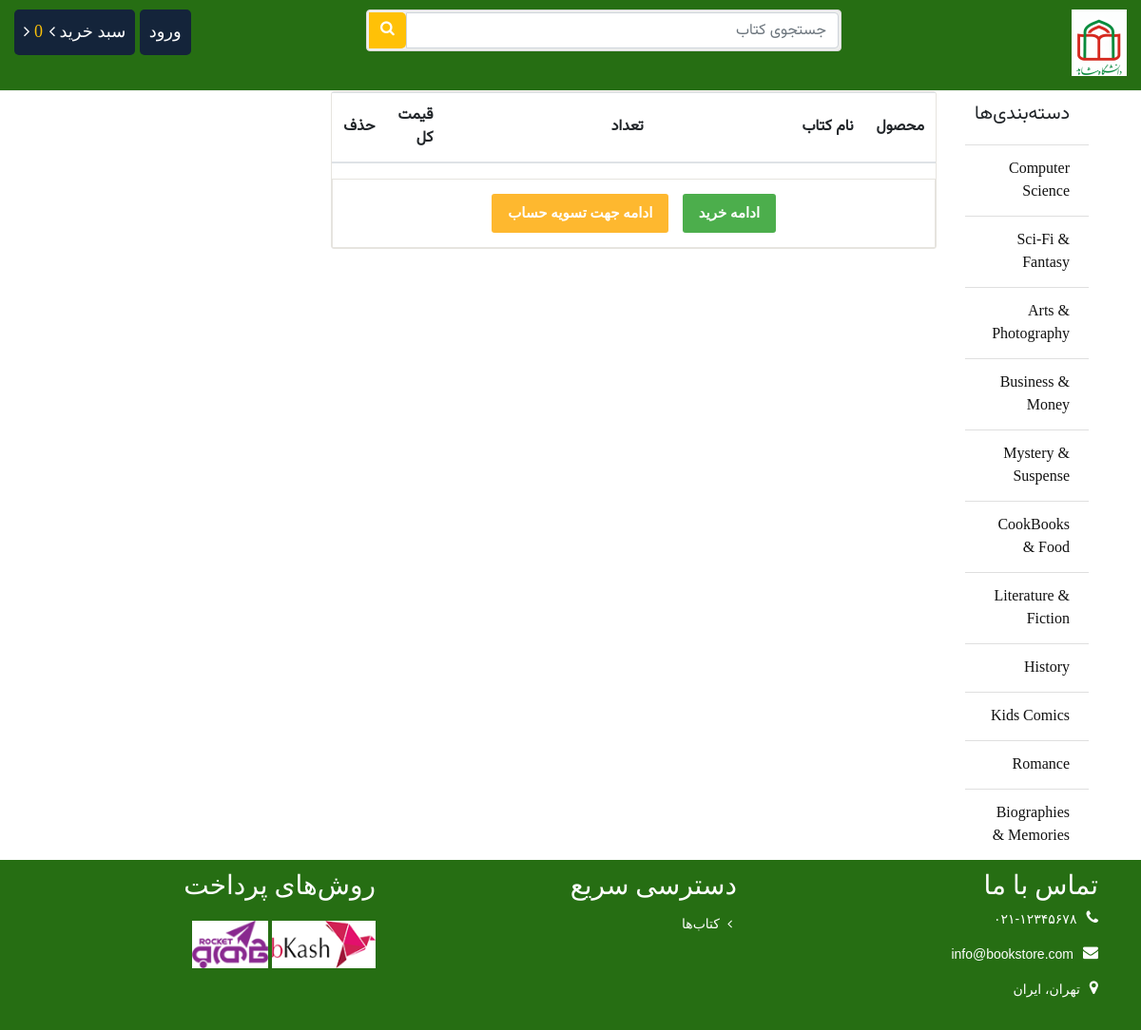
Page /cart/ on the committed database.
### store/models.py (models this page shows, shortened)
class Category(models.Model):
	name = models.CharField(max_length = 100)
	slug = models.SlugField(max_length = 150, unique=True ,db_index=True)
	icon = models.FileField(upload_to = "category/")
	create_at = models.DateTimeField(auto_now_add = True)
	updated_at = models.DateTimeField(auto_now_add = True)

### cart/views.py (the view)
# urls.py: path('', views.cart_details, name='cart_details'),
def cart_details(request):
	cart = Cart(request)
	context = {
		"cart": cart,
	}
	return render(request, 'cart/cart.html', context)

### cart/cart.py (called while the page is built)
    def __len__(self):
        return sum(item['quantity'] for item in self.cart.values())

### store/context_processors.py (called while the page is built)
def sidebar(request):
	categories = Category.objects.all()
	context = {
		"cat":categories
	}
	return context

def cart(request):
	cart = Cart(request)
	context = {
		"cart": cart
	}
	return context

### cart/templates/cart/cart.html (shortened to what this page needs)
{% extends 'store/base.html' %}
{% block container %}
<div class="row">
    <div class="col-sm-8">
        <div class="cart_info">
            <table class="table table-hover">
                <thead class="text-center">
                    <tr>
                        <th scope="col">محصول</th>
                        <th scope="col" style="width: 250px">نام کتاب</th>
                        <th scope="col" style="width: 250px">تعداد</th>
                        <th scope="col">قیمت کل</th>
                        <th scope="col">حذف</th>
                    </tr>
                </thead>
            </table>
            <div class="continue_or_next text-center">
                <a href="{% url 'store:index' %}" class="btn _to_shope">ادامه خرید</a>
                <a href="{% url 'order:order_create' %}" class="btn _to_continue">ادامه جهت تسویه حساب</a>
            </div>
        </div>
    </div>
    <div class="col-sm-4" id="cart-summary-container">
    </div>
</div>
{% endblock %}

### store/templates/store/bin/sidebar.html
<ul class="list-group list-group-flush">
	<li class="list-group-item"><h5>دسته‌بندی‌ها</h5></li>
	{% for p in cat %}
	<li class="list-group-item"><a href="{% url 'store:category' id=p.id %}">{{p.name}}</a></li>
	{% endfor %}
</ul>

### store/static/css/style.css (style rules this page uses)
html[dir="rtl"] .list-group-item { text-align: right; }
html[dir="rtl"] .cart_info th { text-align: right; }
html[dir="rtl"] ._to_shope { margin-left: 10px; }
html[dir="rtl"] .list-group-item h4, html[dir="rtl"] .list-group-item { text-align: right; }
html[dir="rtl"] .cart_info thead th { text-align: right; }
html[dir="rtl"] .cart_info thead th, html[dir="rtl"] .cart_info tbody td { text-align: right; vertical-align: middle; }
html[dir="rtl"] .cart_info, html[dir="rtl"] .list-group-item { text-align: right; }
body { font-family: 'Vazirmatn', sans-serif !important; background-color: #fff; }
.titleheader > h3, a { font-family: "Times New Roman", Times, serif; display: inline-block; }
ul li { list-style: none; }
.list-group li a { color: #111; }
.cart_info { border: 1px solid #E6E4DF; border-radius: 3px; margin-bottom: 20px; }
.continue_or_next { border: 1px solid #E6E4DF; padding-top:15px; }
._to_shope, ._to_continue { background: #4cae4c; background-image: none; border: 0 none; border-radius: 3px; color: #FFFFFF; font-size: 15px; margin-bottom: 15px !important; display: inline-block; padding: 9px 16px; font-weight: bold; line-height: 1.428571429; text-align: center; white-space: nowrap; vertical-align: middle; cursor: pointer; background-image: none; border: 1px solid transparent; -webkit-user-select: none; -moz-user-select: none; -ms-user-select: none; -o-user-select: none; user-select: none; }
._to_continue { background: #FEB82F; }

### rows in the picture
Category: name "Computer Science"
Category: name "Sci-Fi & Fantasy"
Category: name "Arts & Photography"
Category: name "Business & Money"
Category: name "Mystery & Suspense"
Category: name "CookBooks & Food"
Category: name "Literature & Fiction"
Category: name "History"
Category: name "Kids Comics"
Category: name "Romance"
Category: name "Biographies & Memories"
